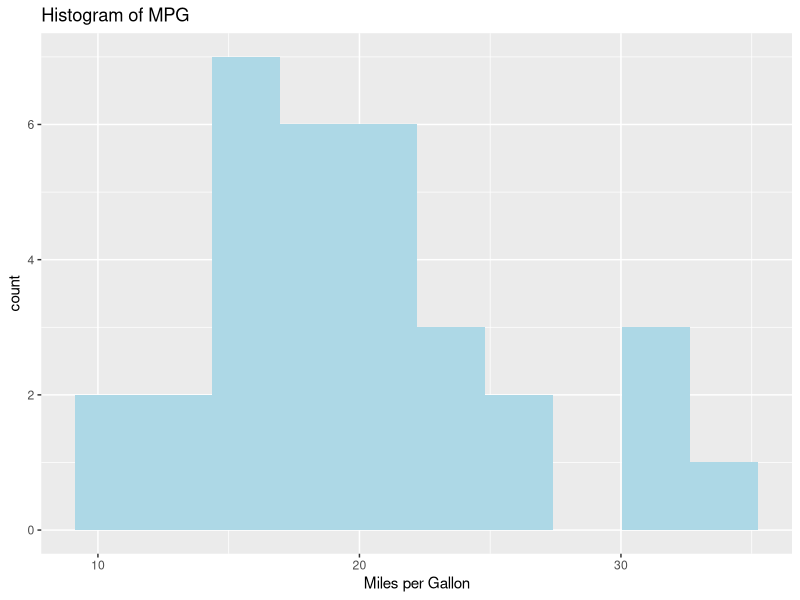
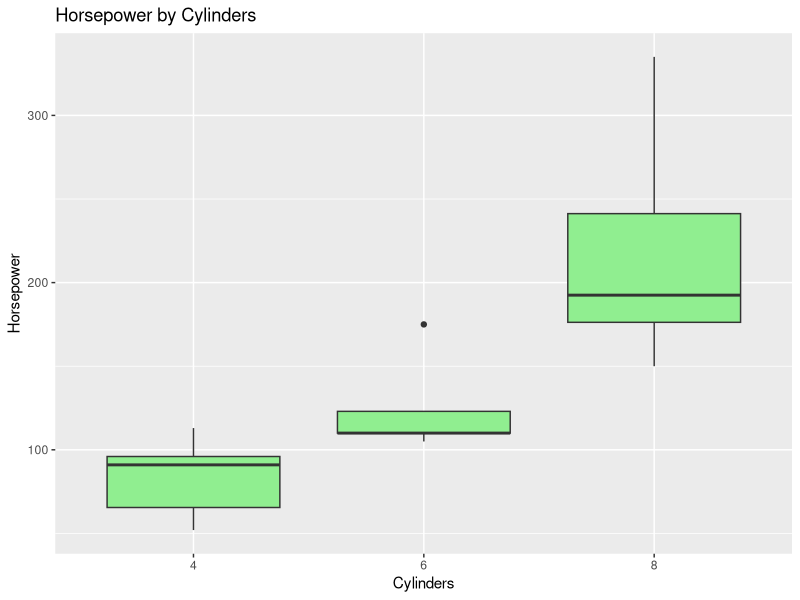
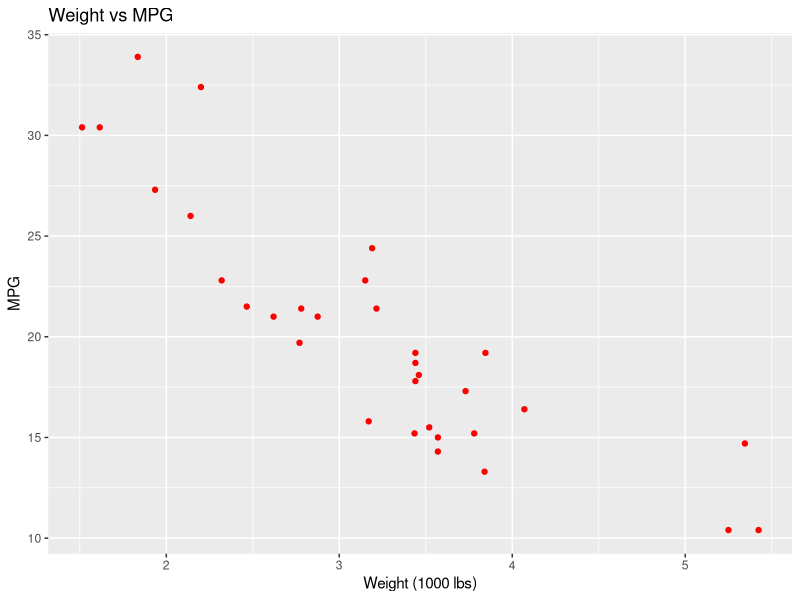
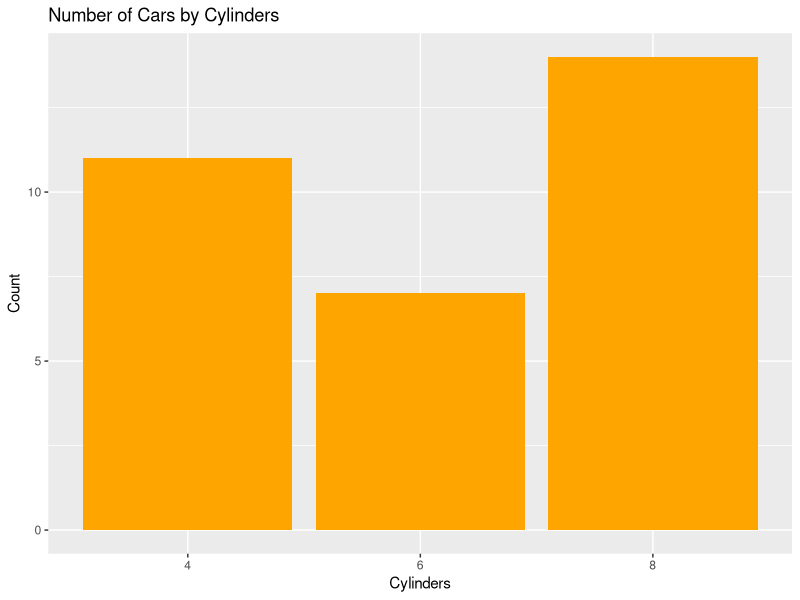
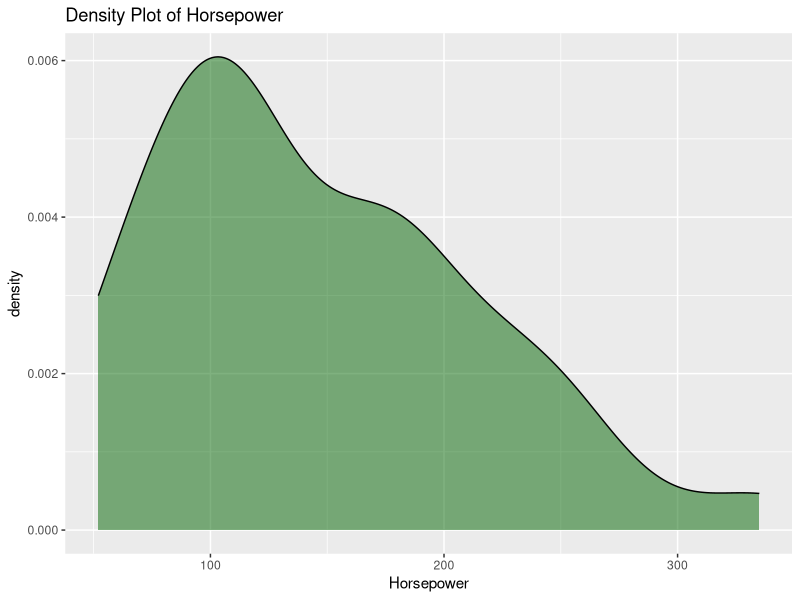
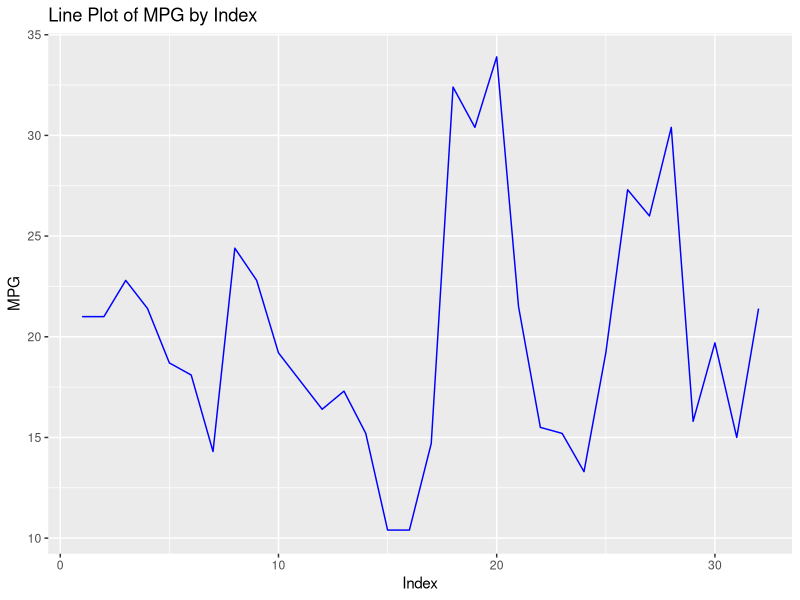
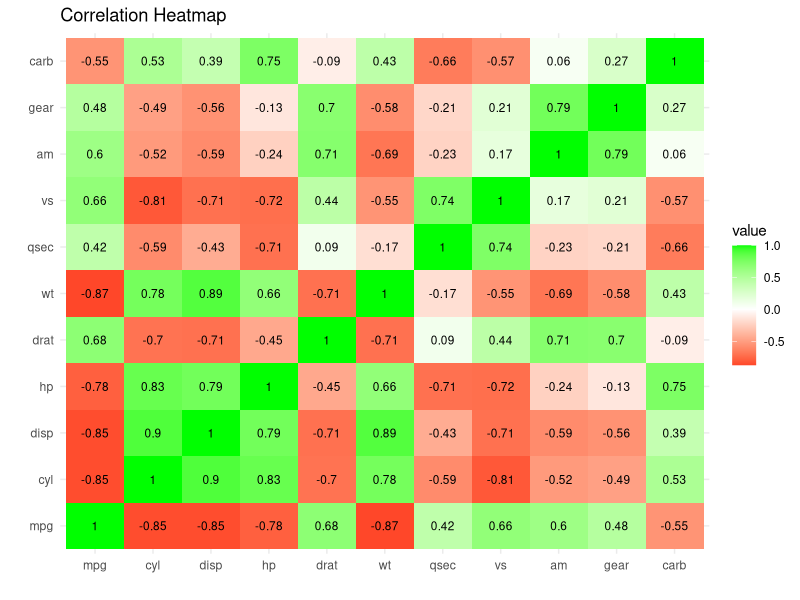
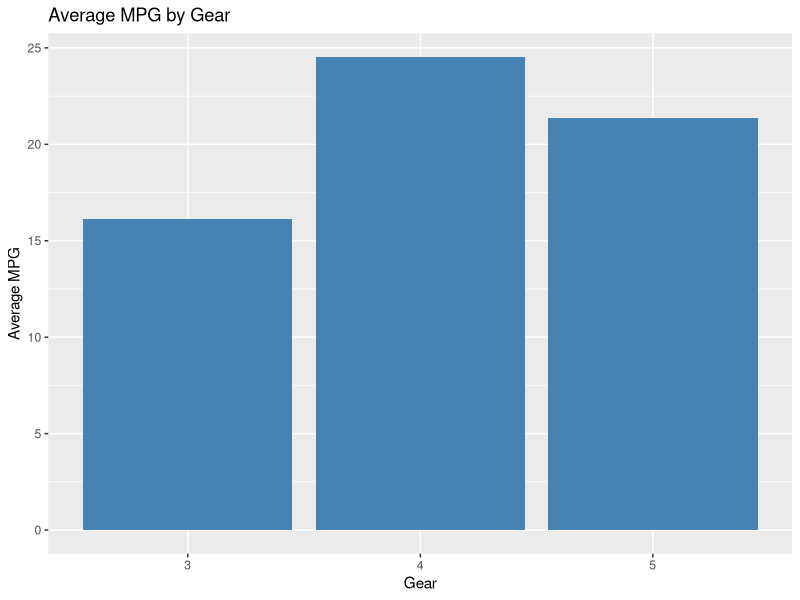

Write the R code that produced these figures, in order.
# Load required packages
library(tidyverse)
install.packages("reshape2")
library(reshape2)

# Data Transformation 
mtcars2 <- mtcars %>%
  mutate(
    power_to_weight = hp / wt,
    mpg_class = if_else(mpg > 20, "High", "Low")
  )

# Grouping and Summarizing 
mtcars_summary <- mtcars2 %>%
  group_by(cyl, am) %>%
  summarise(
    avg_mpg = mean(mpg),
    avg_hp = mean(hp),
    avg_weight = mean(wt),
    .groups = 'drop'
  )

# Histogram of MPG
ggplot(mtcars, aes(x = mpg)) +
  geom_histogram(fill = "lightblue", bins = 10) +
  labs(title = "Histogram of MPG", x = "Miles per Gallon")

# Boxplot of HP by Cylinders
ggplot(mtcars, aes(x = factor(cyl), y = hp)) +
  geom_boxplot(fill = "lightgreen") +
  labs(title = "Horsepower by Cylinders", x = "Cylinders", y = "Horsepower")

# Scatter Plot: Weight vs MPG 
ggplot(mtcars, aes(x = wt, y = mpg)) +
  geom_point(color = "red") +
  labs(title = "Weight vs MPG", x = "Weight (1000 lbs)", y = "MPG")

# Bar Chart of Cylinder Counts 
ggplot(mtcars, aes(x = factor(cyl))) +
  geom_bar(fill = "orange") +
  labs(title = "Number of Cars by Cylinders", x = "Cylinders", y = "Count")

# Density Plot of HP 
ggplot(mtcars, aes(x = hp)) +
  geom_density(fill = "darkgreen", alpha = 0.5) +
  labs(title = "Density Plot of Horsepower", x = "Horsepower")

# Line Plot: MPG by Index 
ggplot(mtcars, aes(x = 1:nrow(mtcars), y = mpg)) +
  geom_line(color = "blue") +
  labs(title = "Line Plot of MPG by Index", x = "Index", y = "MPG")

# Correlation Heatmap 
cor_data <- round(cor(mtcars), 2)
melted_cor <- melt(cor_data)

ggplot(melted_cor, aes(Var1, Var2, fill = value)) +
  geom_tile() +
  scale_fill_gradient2(low = "red", high = "green", mid = "white", midpoint = 0) +
  geom_text(aes(label = value), color = "black", size = 3) +
  theme_minimal() +
  labs(title = "Correlation Heatmap", x = "", y = "")


# Bar Chart: Average MPG by Gear 
ggplot(mtcars2, aes(x = factor(gear), y = mpg)) +
  stat_summary(fun = "mean", geom = "bar", fill = "steelblue") +
  labs(title = "Average MPG by Gear", x = "Gear", y = "Average MPG")

# Scatter Plot with Regression Line: HP vs MPG
ggplot(mtcars2, aes(x = hp, y = mpg)) +
  geom_point() +
  geom_smooth(method = "lm", se = FALSE, color = "red") +
  labs(title = "HP vs MPG with Regression Line")

# Custom Plot: Power to Weight vs MPG by Transmission 
ggplot(mtcars2, aes(x = power_to_weight, y = mpg, color = factor(am))) +
  geom_point(size = 3) +
  labs(title = "Power-to-Weight vs MPG by Transmission", color = "Transmission (0 = Auto, 1 = Manual)")

